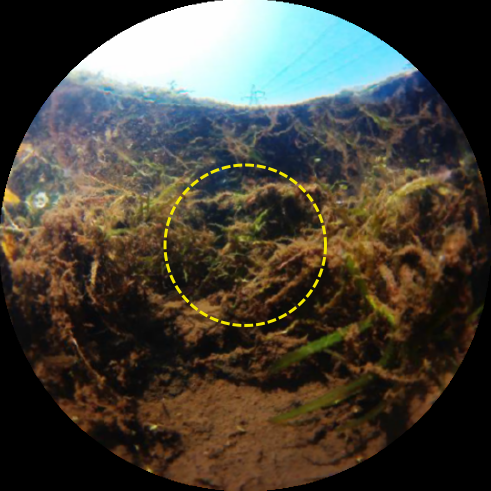
#> input picture visual-stimuli/data/naturalistic_patches/src/Measurement20.png, 981 x 981 px (shown at 1/2 size); its folder holds only this picture in this run
$ jupyter execute --allow-errors naturalistic_patches.ipynb
#> lines starting #> are read from the running program, lines starting #| are printed output that depends on the picture; after the words box and inside, x2 and y2 are one past the last pixel; in counts of white or black regions, pixels touching at a corner belong together
[cell 1]
from pathlib import Path
import re

import requests
from typing import List, Tuple
from tqdm import tqdm

import cv2
import numpy as np
import matplotlib.pyplot as plt

## Set directory

[cell 2]
DATA_DIR = Path('data/naturalistic_patches/')

MANIFEST_FILE = DATA_DIR / 'manifest.csv'
SRC_IMG_DIR = DATA_DIR / 'src'

## Download source data

Download photographs taken under water in natural habitats of zebrafish. The data is from a Zenodo database ([Hyperspectral natural imaging](https://zenodo.org/communities/hyperspectral-natural-imaging)) by Zimmermann et al.

[cell 3]
def download_src_imgs(manifest_file: str | Path, target_dir: str | Path, overwrite: bool=False) -> None:
    manifest = _read_manifest(manifest_file)
    for file_name, url in tqdm(manifest, desc='Downloading src images'):
        _download_file(url, target_dir / file_name, overwrite)

def _read_manifest(manifest_file: str | Path) -> List[Tuple[str, str]]:
    with open(MANIFEST_FILE, 'r') as f:
        lines = f.readlines()
    lines = [
        stripped
        for line in lines[1:] # skip header
        if (stripped := line.strip())
    ]

    return [
        tuple(map(str.strip, line.split(',')))
        for line in lines
    ] # List[Tuple(name, url)]

def _download_file(url: str, save_pth: str | Path, overwrite: bool=False) -> None:
    if save_pth.exists() and not overwrite:
        print(f'{save_pth} already exists.')
        return

    with requests.get(url) as r:
        r.raise_for_status()
        with open(save_pth, 'wb') as f:
            f.write(r.content)

> **NOTE**
>
> If the download fails due to a network issue, you could try the following options:
>
> 1. Download the data manually from the urls specified in `./data/naturalistic_patches/manifest.csv`, and place them under `./data/naturalistic_patches/src/`.
> 2. Skip the download and run the remaining code. In this situation the pipeline will only run on `Measurement20.png`, which is already included as a demo data in the repository under `.data/naturalistic_patches/src/`.

#> (a cell that did not finish here is left out)

[cell 5]
# show example
img = cv2.imread(str(SRC_IMG_DIR / 'Measurement20.png'))
#> img is the input picture: shape (981, 981, 3); mean B, G, R 57.3, 66.8, 71.2
img = cv2.cvtColor(img, cv2.COLOR_BGR2RGB)
plt.imshow(img)
plt.axis('off')

## Inpainting

Remove the scan area indicator (dashed circle) from the original photographs before patch extraction.

[cell 6]
def inpaint_imgs(
        src_dir: Path,
        dst_dir: Path,
        indicator_rgb: Tuple[int, int, int],
        threshold: int = 240,
        dilation_kernel: int = 3
) -> None:
    dst_dir.mkdir(parents=True, exist_ok=True)
    src_img_pths = list(src_dir.glob("*.png"))
    indicator_bgr = indicator_rgb[::-1] # RGB -> BGR
    for img_pth in tqdm(src_img_pths, desc="Inpainting"):
        src_img = cv2.imread(str(img_pth))
        mask = _create_mask(src_img, indicator_bgr, threshold, dilation_kernel)
        dst_img = cv2.inpaint(src_img, mask, inpaintRadius=3, flags=cv2.INPAINT_TELEA)
        cv2.imwrite(str(dst_dir / img_pth.name), dst_img)

def _create_mask(
        bgr_img: np.ndarray,
        indicator_bgr: Tuple[int, int, int],
        threshold: int = 240,
        dilation_kernel: int = 3
) -> np.ndarray:
#> called with indicator_bgr = (0, 233, 243), threshold = 240, dilation_kernel = 3
    color_diff = cv2.absdiff(
        bgr_img,
        (np.ones_like(bgr_img) * indicator_bgr).astype(np.uint8)
    )
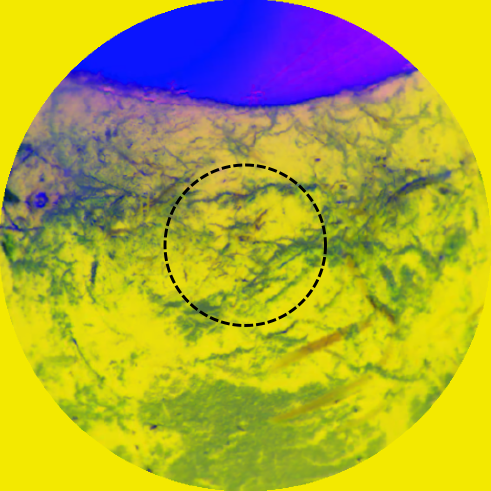
#> color_diff: shape (981, 981, 3) (shown at 1/2 size); mean B, G, R 57.3, 169, 172.4
    inv_diff = 255 - cv2.cvtColor(color_diff, cv2.COLOR_RGB2GRAY)
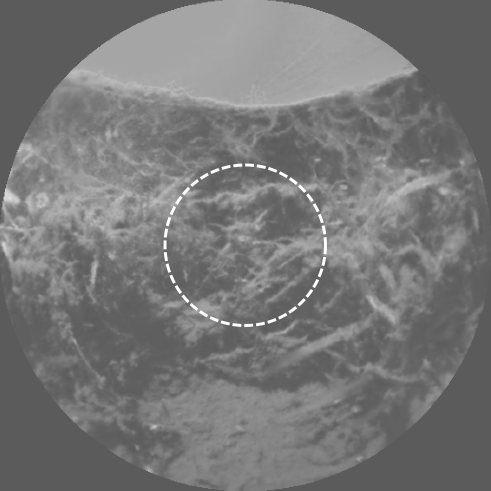
#> inv_diff: shape (981, 981) (shown at 1/2 size); min 14, max 255, mean 119.1
    _, mask = cv2.threshold(inv_diff, threshold, 255, cv2.THRESH_BINARY)
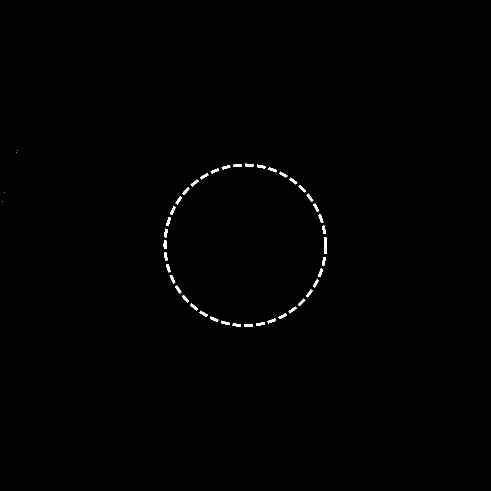
#> mask: shape (981, 981) (shown at 1/2 size); 0.39% white; 46 white regions (4 under 20 px), largest, box (x1, y1, x2, y2) and area: (648, 475, 654, 508) 173, (327, 481, 333, 498) 92, (489, 648, 506, 654) 90
    # dilation, fully mask out the indicator
    kernel = np.ones((dilation_kernel, dilation_kernel), np.uint8)
    mask = cv2.dilate(mask, kernel, iterations=1)
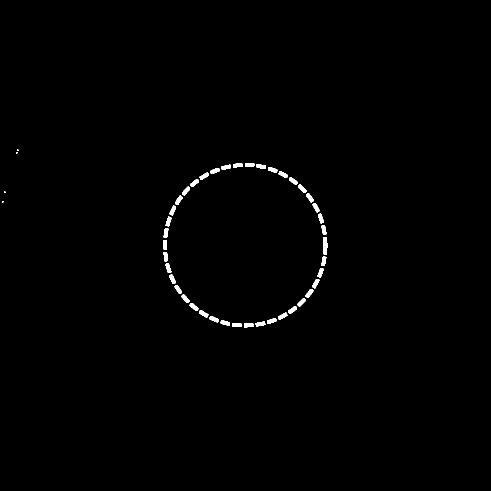
#> mask: shape (981, 981) (shown at 1/2 size); 0.65% white; 46 white regions (4 under 20 px), largest, box (x1, y1, x2, y2) and area: (647, 474, 655, 509) 255, (612, 386, 628, 405) 154, (380, 358, 398, 374) 153
    return mask

### Script

[cell 7]
INPAINTED_IMG_DIR = DATA_DIR / 'inpainted'
INDICATOR_COLOR = (243, 233, 0) # color of the dashed circle

inpaint_imgs(SRC_IMG_DIR, INPAINTED_IMG_DIR, INDICATOR_COLOR)

### Example

[cell 8]
# example
img1 = cv2.imread(str(SRC_IMG_DIR / 'Measurement20.png'))
img2 = cv2.imread(str(INPAINTED_IMG_DIR / 'Measurement20.png'))

fig = plt.figure(figsize=(10, 5))
ax1 = fig.add_subplot(121)
ax1.imshow(cv2.cvtColor(img1, cv2.COLOR_BGR2RGB))
ax1.axis('off')
ax1.set_title('Original')

ax2 = fig.add_subplot(122)
ax2.imshow(cv2.cvtColor(img2, cv2.COLOR_BGR2RGB))
ax2.axis('off')
ax2.set_title('Inpainted')
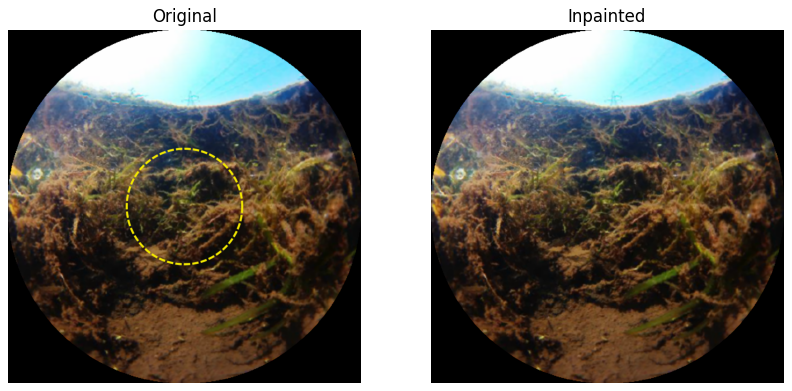
#> figure drawn by matplotlib, 2 panels

## Stereographic remapping

Crop patches from each of the images. Patches are remapped to mitigate the fisheye distortion.

[cell 9]
def remap(
    src_img: np.ndarray,
    map_x: np.ndarray,
    map_y: np.ndarray,
    interpolation: int = cv2.INTER_LINEAR,
    border_mode: int = cv2.BORDER_CONSTANT,
    border_value=0,
) -> np.ndarray:
    return cv2.remap(
        src_img, map_x, map_y,
        interpolation=interpolation,
        borderMode=border_mode,
        borderValue=border_value,
    )


def get_remap_uv(
    src_size: Tuple[int, int],
    new_center: Tuple[float, float],
    fov_new: Tuple[float, float],
    dst_size: Tuple[int, int],
    src_center: Tuple[float, float] | None = None,
    north_axis: Tuple[float, float, float] = (0.0, 1.0, 0.0),
    eps: float = 1e-8,
) -> Tuple[np.ndarray, np.ndarray]:
    """
    Source is stereographic image of the front hemisphere (full FOV = 180 deg).
    Infer src_scale from H,W by assuming the inscribed circle radius maps to 90 deg.
    fov_new is central-angle FOV in degrees (full width/height).
    """
    src_w, src_h = src_size
    dst_w, dst_h = dst_size

    if src_center is None:
        cx = (src_w - 1) * 0.5
        cy = (src_h - 1) * 0.5
    else:
        cx, cy = src_center

    # Hemisphere assumption:
    # r_plane = 2*tan(90deg/2)=2, r_px = min(W,H)/2
    r_px = min(src_w, src_h) * 0.5
    src_scale = 1.0 / max(r_px, eps)   # plane units per pixel

    # new_center pixel -> plane -> sphere
    u0, v0 = new_center
    X0 = (u0 - cx) * src_scale
    Y0 = -(v0 - cy) * src_scale
    p = _plane_to_sphere(np.array([[X0, Y0]], dtype=np.float64))[0]

    # local zero-twist basis at p: east, north, up
    u = p / max(np.linalg.norm(p), eps)
    z = np.array(north_axis, dtype=np.float64)
    z = z / max(np.linalg.norm(z), eps)

    e = np.cross(z, u)
    ne = np.linalg.norm(e)
    if ne < 1e-6:
        ref = np.array([1.0, 0.0, 0.0], dtype=np.float64)
        if abs(np.dot(ref, u)) > 0.9:
            ref = np.array([0.0, 1.0, 0.0], dtype=np.float64)
        e = np.cross(ref, u)
        ne = max(np.linalg.norm(e), eps)
    e /= ne

    n = np.cross(u, e)
    n /= max(np.linalg.norm(n), eps)

    # dst grid -> (theta_x, theta_y) in radians
    fov_x, fov_y = fov_new
    theta_x_max = np.deg2rad(fov_x * 0.5)
    theta_y_max = np.deg2rad(fov_y * 0.5)

    xs = (np.arange(dst_w, dtype=np.float64) + 0.5) / dst_w
    ys = (np.arange(dst_h, dtype=np.float64) + 0.5) / dst_h
    theta_x = -(xs * 2.0 - 1.0) * theta_x_max
    theta_y = -(ys * 2.0 - 1.0) * theta_y_max
    TX, TY = np.meshgrid(theta_x, theta_y)  # (H,W)

    # exp map on sphere
    t = (TX[..., None] * e[None, None, :] + TY[..., None] * n[None, None, :])
    a = np.linalg.norm(t, axis=2)
    t_hat = t / (a[..., None] + eps)
    q = np.cos(a)[..., None] * u[None, None, :] + np.sin(a)[..., None] * t_hat

    # sphere -> plane -> src pixel coords
    XY = _sphere_to_plane(q.reshape(-1, 3))
    X = XY[:, 0].reshape(dst_h, dst_w)
    Y = XY[:, 1].reshape(dst_h, dst_w)

    map_x = (X / src_scale + cx).astype(np.float32)
    map_y = (-Y / src_scale + cy).astype(np.float32)
    return map_x, map_y


def _plane_to_sphere(XY: np.ndarray, *, eps: float = 1e-12) -> np.ndarray:
    X = XY[:, 0]
    Y = XY[:, 1]
    r2 = X * X + Y * Y
    den = r2 + 1.0
    x = 2.0 * X / (den + eps)
    y = 2.0 * Y / (den + eps)
    z = (r2 - 1.0) / (den + eps)
    return np.stack([x, y, z], axis=1)


def _sphere_to_plane(XYZ: np.ndarray, *, eps: float = 1e-12) -> np.ndarray:
    x = XYZ[:, 0]
    y = XYZ[:, 1]
    z = XYZ[:, 2]
    den = 1.0 - z
    X = x / (den + eps)
    Y = y / (den + eps)
    return np.stack([X, Y], axis=1)

def visualize_remap_points(img, map_x, map_y, step=10):
#> called with step = 10
    vis = img.copy()
    h, w = map_x.shape
#> h = 224; w = 224

    for y in range(0, h, step):
        for x in range(0, w, step):
            u = int(map_x[y, x])
            v = int(map_y[y, x])

            if 0 <= u < img.shape[1] and 0 <= v < img.shape[0]:
                cv2.circle(vis, (u, v), 2, (255, 255, 0), -1)
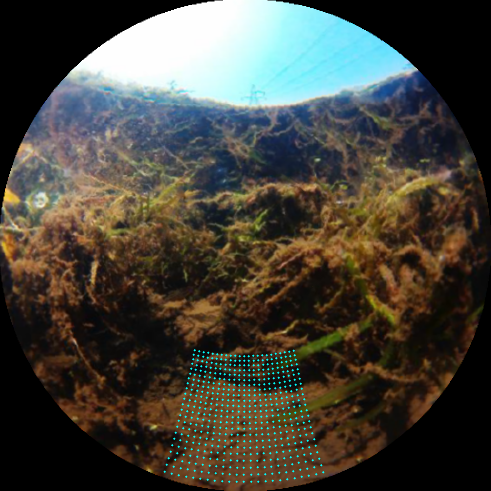
#> vis: shape (981, 981, 3) (shown at 1/2 size); mean B, G, R 59.1, 67.4, 69.8

    return vis

### Script

[cell 10]
PATCHED_IMG_DIR = DATA_DIR / 'patched'

SRC_SIZE = (981, 981)
DST_SIZE = (224, 224)
PATCH_FOV = (40, 40)

patch_centers = np.array([
    [310, 250], [490, 260], [670, 250],
    [200, 490], [490, 490], [780, 490],
    [250, 680], [490, 660], [730, 680],
    [490, 825]
]) # crop 10 patches from each image

[cell 11]
# helper: extract img id from filename
pattern = re.compile(r'Measurement(\d+).png')
def _extract_id(filename):
    return int(pattern.match(filename).group(1))

# mkdir for patches
PATCHED_IMG_DIR.mkdir(parents=True, exist_ok=True)

# iterate over all images
files = list(INPAINTED_IMG_DIR.glob('*.png'))
for file in tqdm(files):
    img = cv2.imread(str(file))
    img_id = _extract_id(file.name)
    for patch_id, patch_center in enumerate(patch_centers, 1):
        map_x, map_y = get_remap_uv(
            src_size=SRC_SIZE, new_center=patch_center,
            fov_new=PATCH_FOV, dst_size=DST_SIZE
        )
        patch = remap(img, map_x, map_y)
        patch_gray = cv2.cvtColor(patch, cv2.COLOR_BGR2GRAY)
        cv2.imwrite(str(PATCHED_IMG_DIR / f'{img_id:02d}_{patch_id:02d}.png'), patch_gray)

### Example

[cell 12]
# example
img = cv2.imread(str(INPAINTED_IMG_DIR / 'Measurement20.png'))

map_x, map_y = get_remap_uv(
    src_size=SRC_SIZE, new_center=patch_centers[9],
    fov_new=PATCH_FOV, dst_size=DST_SIZE
)

vis = visualize_remap_points(img, map_x, map_y)
patch = remap(img, map_x, map_y)
#> in remap, `return cv2.remap( src_img, map_x, map_y, interpolation=interpolation, ..`:
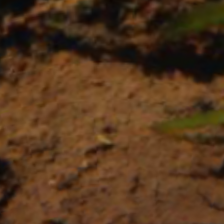
#> returned value: shape (224, 224, 3); mean of channels 0, 1, 2 29.2, 55.2, 85; drawn as B, G, R
patch_gray = cv2.cvtColor(patch, cv2.COLOR_BGR2GRAY)
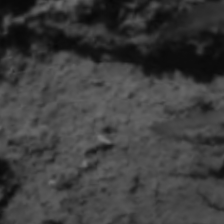
#> patch_gray: shape (224, 224); min 7, max 123, mean 61.1

fig = plt.figure(figsize=(15, 5))
ax1 = fig.add_subplot(131)
ax1.imshow(cv2.cvtColor(vis, cv2.COLOR_BGR2RGB))
ax1.axis('off')
ax1.set_title('Original')

ax2 = fig.add_subplot(132)
ax2.imshow(cv2.cvtColor(patch, cv2.COLOR_BGR2RGB))
ax2.axis('off')
ax2.set_title('Remapped patch')

ax3 = fig.add_subplot(133)
ax3.imshow(patch_gray, cmap='gray')
ax3.axis('off')
ax3.set_title('Remapped patch (grayscale)')
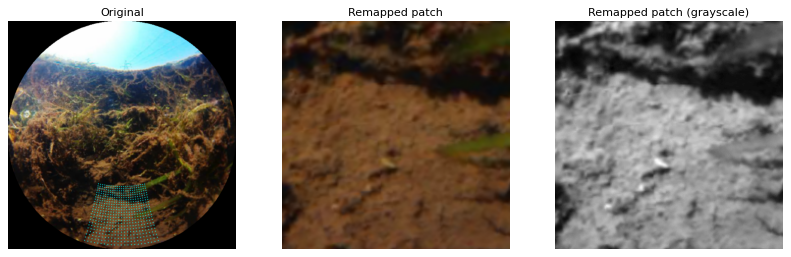
#> figure drawn by matplotlib, 3 panels
